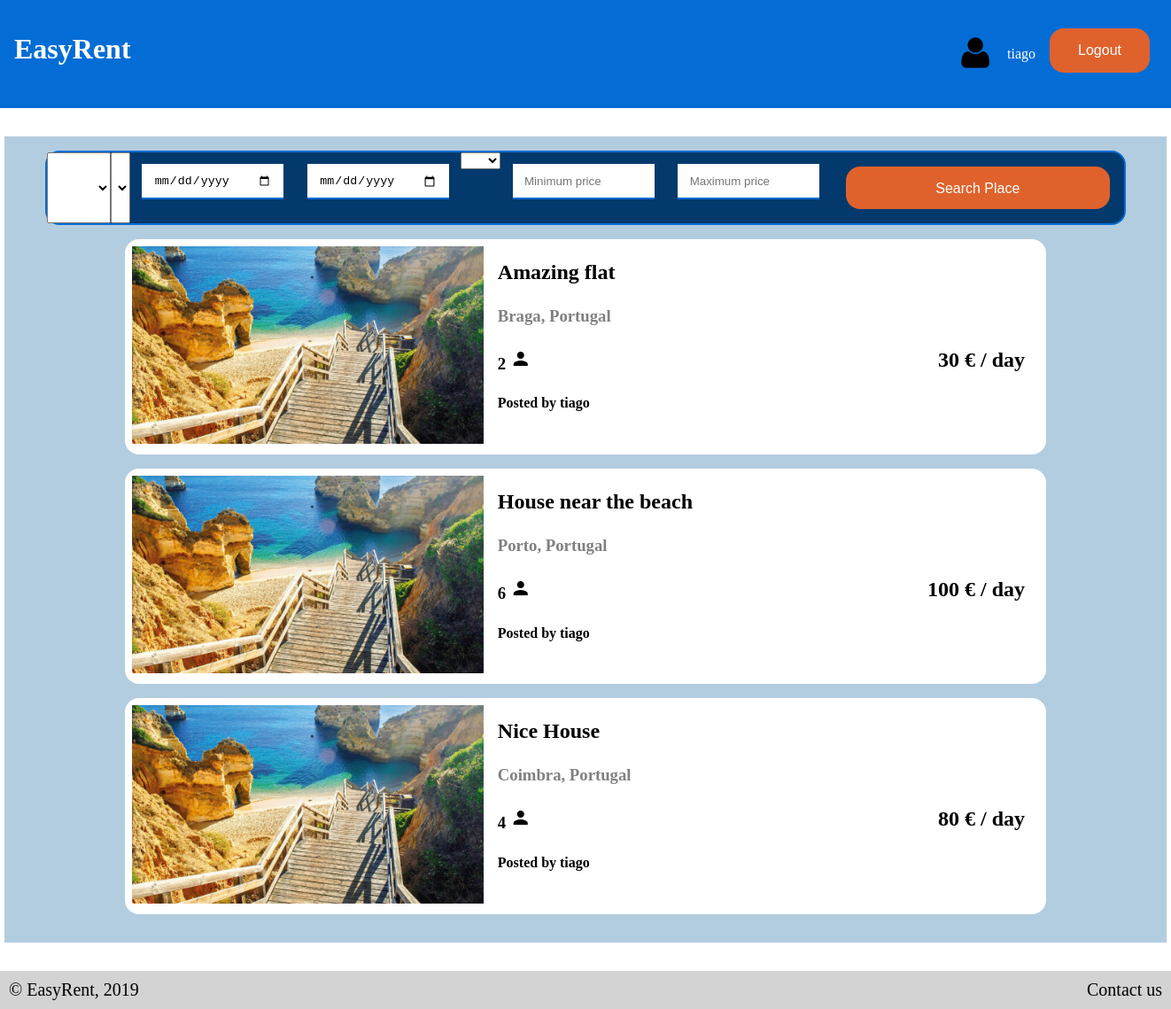
/pages/search.php (signed in), run on the app's committed database.
### tables this page shows
CREATE TABLE Place (id INTEGER PRIMARY KEY, title TEXT NOT NULL, price_day FLOAT NOT NULL, description TEXT, address TEXT, location_id INTEGER REFERENCES Location (id), owner TEXT REFERENCES User (username) NOT NULL, capacity INTEGER NOT NULL);

CREATE TABLE Location(
    id      INTEGER PRIMARY KEY,
    city    TEXT NOT NULL,
    country TEXT NOT NULL
);

### database/access_database.php (called while the page is built, shortened)
<?php
    function getPlacesBySearch($country, $city, $checkin, $checkout, $capacity, $min_price, $max_price){
        $db = Database::instance()->db();
        $query = 'SELECT * FROM Place, Location WHERE Place.location_id = Location.id AND (NOT EXISTS (SELECT place_id AS id FROM Reservation WHERE (((checkin <= ? AND checkout > ?) OR (checkin < ? AND checkout >= ?) OR (? <= checkin AND ? > checkin) OR (? < checkout AND ? >= checkout)) AND Reservation.place_id=Place.id)))';
        $variables = array($checkin, $checkin, $checkout, $checkout, $checkin, $checkout, $checkin, $checkout);
        $stmt = $db->prepare($query);
        $stmt->execute($variables);
        return $stmt->fetchAll();
    }
    function getLocation($location_id) {
        $db = Database::instance()->db();
        $location = $db->prepare('SELECT city, country FROM Location WHERE id = ?');
        $location->execute(array($location_id));
        return $location->fetch();
    }
?>

### templates/template_place.php (the view)
<?php
    function template_place($place){
    $location = getLocation($place['location_id']);
?>
    <a href="../pages/place.php?id=<?=$place['id']?>">
        <article class="place">
            <div class="place_photo">
                <img src="../resources/beachOpener.jpg" alt="Beach" style="max-width:100%;">
            </div>
            <div class="place_info">
                <h2 class="title"><?=$place['title']?></h3>
                <h3 class="location"><?=$location['city']?>, <?=$location['country']?></h3>
                <h3 class="capacity"><?=$place['capacity']?> <i class="material-icons">person</i> </h3>
                <h2 class="price"><?=$place['price_day']?> € / day</h3>
                <h4 class="owner">Posted by <?=$place['owner']?></h4>
            </div>
        </article>
    </a>
<?php
    }
?>

### pages/search.php (shortened to what this page needs)
<?php
    include_once('../templates/template_generic.php');
    include_once('../templates/template_search.php');
    include_once('../templates/template_place.php');
    include_once('../database/access_database.php');
    $places = getPlacesBySearch($_GET['where_country'], $_GET['city'], $_GET['checkin'], $_GET['checkout'], $_GET['capacity'], $_GET['minimum_price'], $_GET['maximum_price']);
?>
    <section id="content">
<?php
    foreach ($places as $place) {
        template_place($place);
    }
?>
    </section>

### css/style.css (style rules this page uses)
body { font-family: Cambria, Candara, Georgia, Times, 'Times New Roman', serif; margin: 0; }
a { color: black; text-decoration: none; }
body>#content { background-color: #b3cde0; width: 80em; margin: 2em auto; padding: 1em; }
article.place { background-color: white; border-radius: 1em; width: 80%; padding: 0.5em; margin: 1em auto; display: flex; transition: padding 0.5s, background-color 0.5s; }
article.place div.place_photo { width: 40%; }
article.place div.place_info { width: 60%; margin: 1em; display: grid; grid-template-columns: auto auto; grid-template-rows: auto auto auto auto; }
article.place div.place_info .title { grid-column: 1 / 3; grid-row: 1 / 2; margin: 0; }
article.place div.place_info .location { grid-column: 1 / 3; grid-row: 2 / 3; margin: 0; color: gray; }
article.place div.place_info .capacity { grid-column: 1 / 2; grid-row: 3 / 4; margin: 0; }
article.place div.place_info .price { grid-column: 2 / 3; grid-row: 3 / 4; margin: 0; text-align: right; }
article.place div.place_info .owner { grid-column: 1 / 3; grid-row: 4 / 5; margin: 0; }

### data on the page
place: title "Amazing flat", location.city "Braga", location.country "Portugal", capacity "2", price_day "30", owner "tiago"
place: title "House near the beach", location.city "Porto", location.country "Portugal", capacity "6", price_day "100", owner "tiago"
place: title "Nice House", location.city "Coimbra", location.country "Portugal", capacity "4", price_day "80", owner "tiago"

### other printed values
$_SESSION['username'] "tiago"
